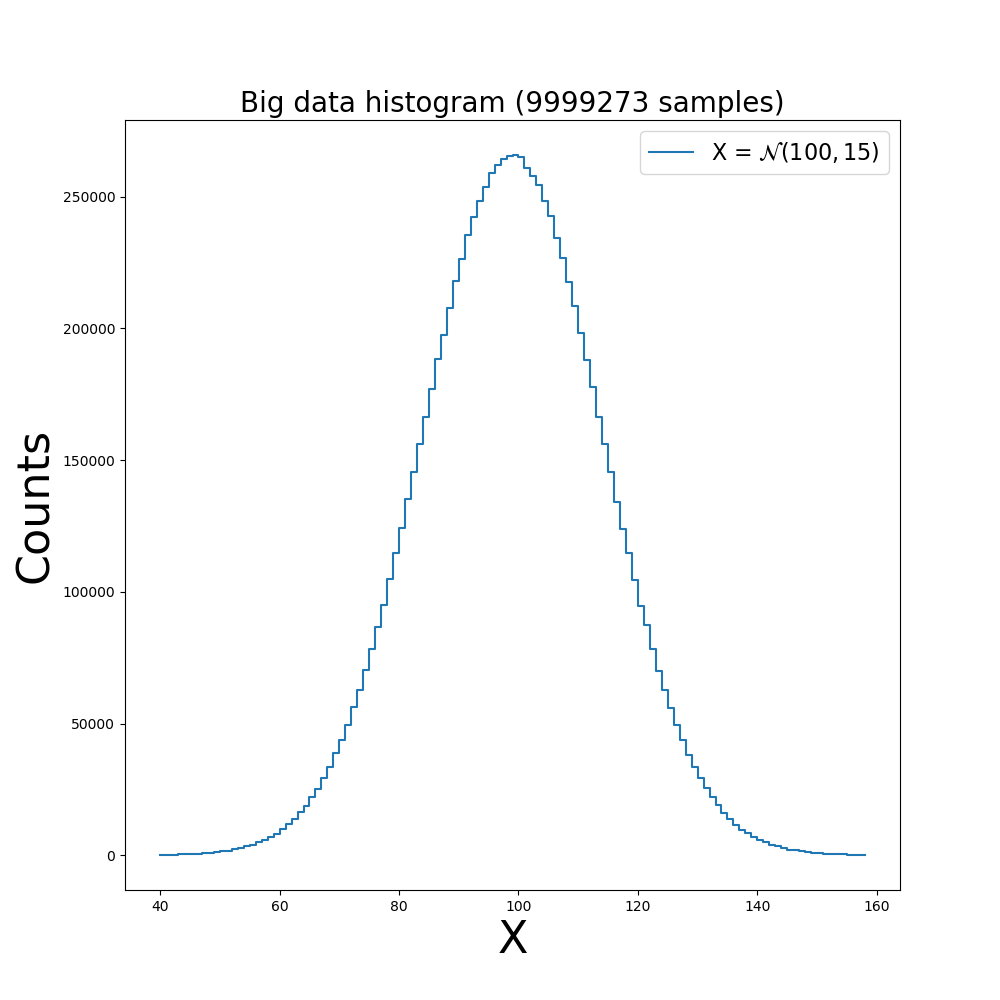

Here is the Python script that generated this plot:
#!/usr/bin/env python3
# -*- coding: utf-8 -*-

"""
Plot an histogram of a large input data (larger than memory)

Fill the histogram chunk by chunk.

See:
- https://stackoverflow.com/questions/33371917/how-to-plot-result-of-np-histogram-with-matplotlib-analog-to-plt-his
- https://stackoverflow.com/questions/5328556/histogram-matplotlib
"""

import numpy as np
import matplotlib.pyplot as plt

mu, sigma = 100, 15

# Build histogram chunk by chunk ######

bins = range(40, 160)

hist, bins = np.histogram([], bins=bins)
for data in range(100000):
    samples = np.random.normal(loc=mu, scale=sigma, size=100)
    hist += np.histogram(samples, bins=bins)[0]

# Plot data ###########################

fig, ax = plt.subplots(figsize=(10, 10))

ax.step(bins[:-1], hist, linewidth=1.5, where='post', label=r'X = $\mathcal{N}(100, 15)$')

# Set title and labels ################

ax.set_title("Big data histogram ({} samples)".format(sum(hist)), fontsize=20)
ax.set_xlabel("X", fontsize=32)
ax.set_ylabel("Counts", fontsize=32)

# Set legend ##########################

ax.legend(loc='best', fontsize=16)

# Save file ###########################

plt.savefig("hist_big_data.png")

# Plot ################################

plt.show()
